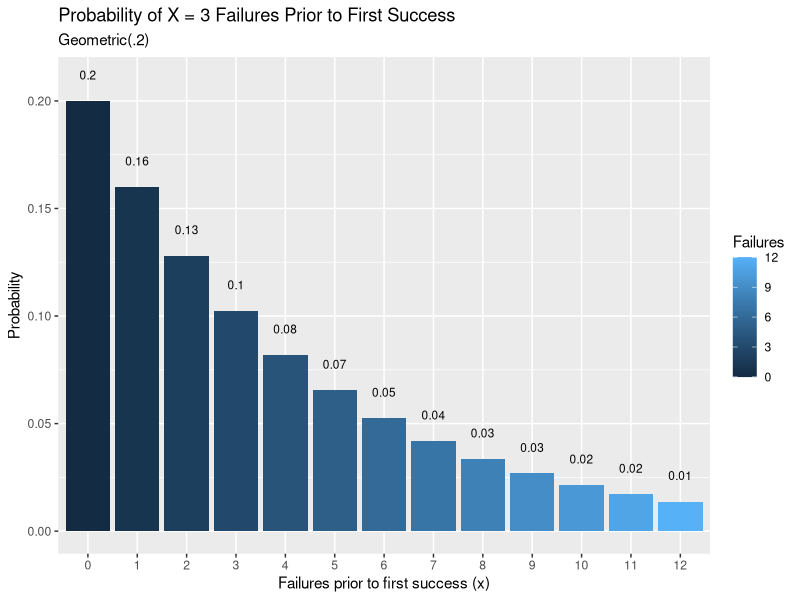

R code for this plot:
p = 0.2
n = 0:12
# geometric distribution
dist <- dgeom(x = n, prob = p)
round(dist, 5)

#generating 1000 random variables
rand <- rgeom(n = 1000, prob = p)
mean_rand <- mean(rand)
mean_rand
var_rand <- var(rand)
var_rand
sd_rand <- sd(rand)
sd_rand

library(dplyr)
library(ggplot2)

data.frame(x = 0:12, prob = dgeom(x = 0:12, prob = p)) %>%
  mutate(Failures = ifelse(x == n, n, "other")) %>%
  ggplot(aes(x = factor(x), y = prob, fill = Failures)) +
  geom_col() +
  geom_text(
    aes(label = round(prob,2), y = prob + 0.01),
    position = position_dodge(0.9),
    size = 3,
    vjust = 0
  ) +
  labs(title = "Probability of X = 3 Failures Prior to First Success",
       subtitle = "Geometric(.2)",
       x = "Failures prior to first success (x)",
       y = "Probability") 
